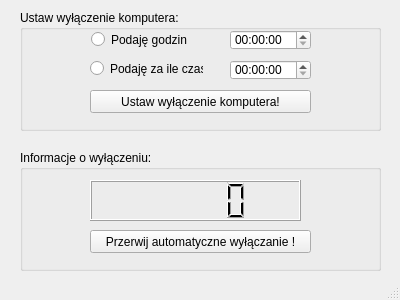
<?xml version="1.0" encoding="UTF-8"?>
<ui version="4.0">
 <class>MainWindow</class>
 <widget class="QMainWindow" name="MainWindow">
  <property name="geometry">
   <rect>
    <x>0</x>
    <y>0</y>
    <width>400</width>
    <height>300</height>
   </rect>
  </property>
  <property name="windowTitle">
   <string>Automatyczny wyłącznik</string>
  </property>
  <widget class="QWidget" name="centralWidget">
   <widget class="QGroupBox" name="groupBox">
    <property name="geometry">
     <rect>
      <x>20</x>
      <y>10</y>
      <width>361</width>
      <height>121</height>
     </rect>
    </property>
    <property name="title">
     <string>Ustaw wyłączenie komputera:</string>
    </property>
    <widget class="QTimeEdit" name="timeEdit">
     <property name="geometry">
      <rect>
       <x>210</x>
       <y>20</y>
       <width>81</width>
       <height>20</height>
      </rect>
     </property>
    </widget>
    <widget class="QRadioButton" name="radioButton">
     <property name="geometry">
      <rect>
       <x>71</x>
       <y>21</y>
       <width>96</width>
       <height>17</height>
      </rect>
     </property>
     <property name="text">
      <string>Podaję godzinę</string>
     </property>
    </widget>
    <widget class="QPushButton" name="wylacz">
     <property name="geometry">
      <rect>
       <x>70</x>
       <y>80</y>
       <width>221</width>
       <height>23</height>
      </rect>
     </property>
     <property name="text">
      <string>Ustaw wyłączenie komputera!</string>
     </property>
    </widget>
    <widget class="QTimeEdit" name="timeEdit_2">
     <property name="enabled">
      <bool>true</bool>
     </property>
     <property name="geometry">
      <rect>
       <x>210</x>
       <y>50</y>
       <width>81</width>
       <height>20</height>
      </rect>
     </property>
    </widget>
    <widget class="QRadioButton" name="radioButton_2">
     <property name="geometry">
      <rect>
       <x>70</x>
       <y>50</y>
       <width>113</width>
       <height>17</height>
      </rect>
     </property>
     <property name="text">
      <string>Podaję za ile czasu</string>
     </property>
    </widget>
   </widget>
   <widget class="QGroupBox" name="groupBox_2">
    <property name="geometry">
     <rect>
      <x>20</x>
      <y>150</y>
      <width>361</width>
      <height>121</height>
     </rect>
    </property>
    <property name="title">
     <string>Informacje o wyłączeniu:</string>
    </property>
    <widget class="QPushButton" name="anuluj">
     <property name="geometry">
      <rect>
       <x>70</x>
       <y>80</y>
       <width>221</width>
       <height>23</height>
      </rect>
     </property>
     <property name="text">
      <string>Przerwij automatyczne wyłączanie !</string>
     </property>
    </widget>
    <widget class="QLCDNumber" name="lcdNumber">
     <property name="geometry">
      <rect>
       <x>70</x>
       <y>30</y>
       <width>211</width>
       <height>41</height>
      </rect>
     </property>
    </widget>
   </widget>
  </widget>
  <widget class="QStatusBar" name="statusBar"/>
 </widget>
 <layoutdefault spacing="6" margin="11"/>
 <resources/>
 <connections/>
</ui>
